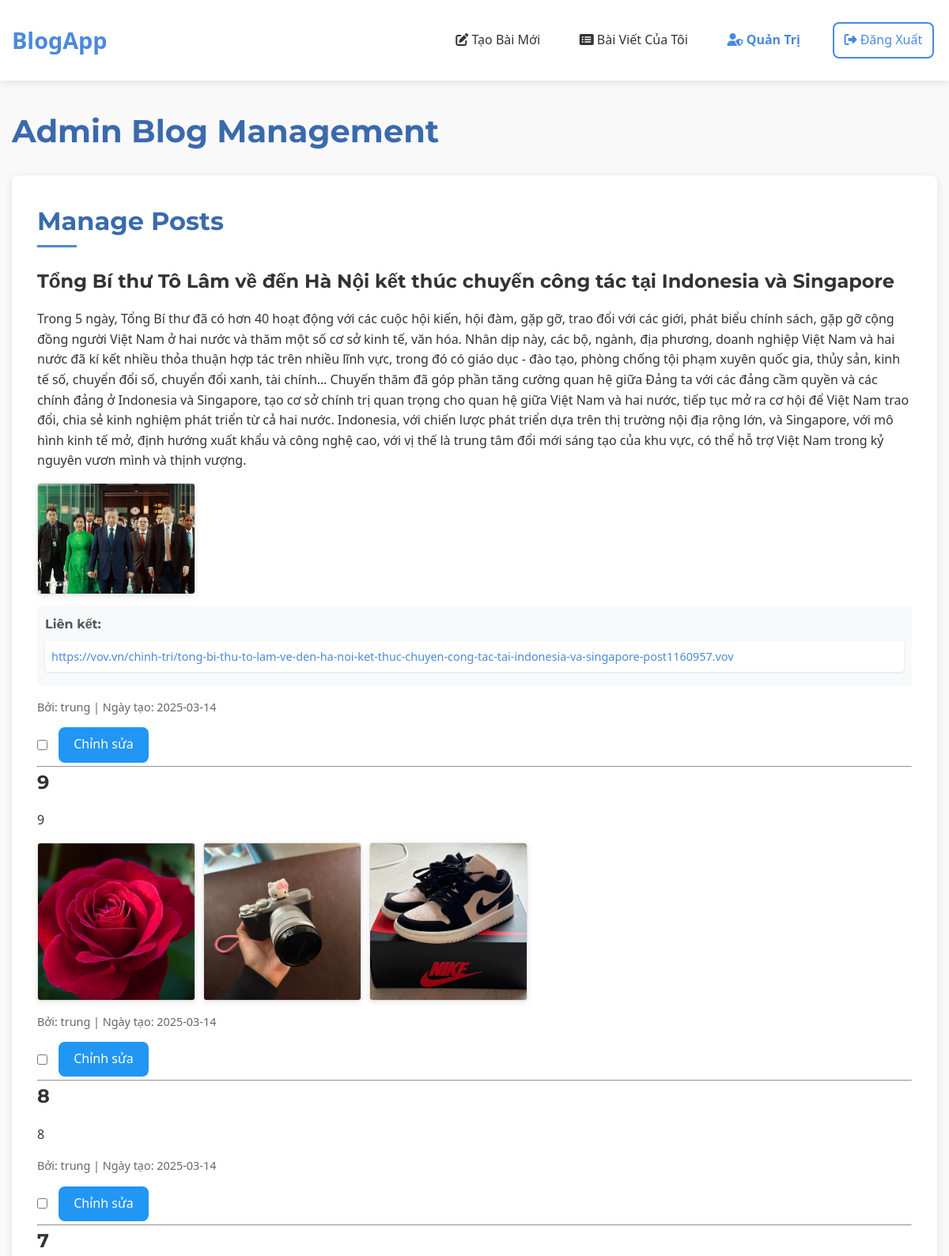
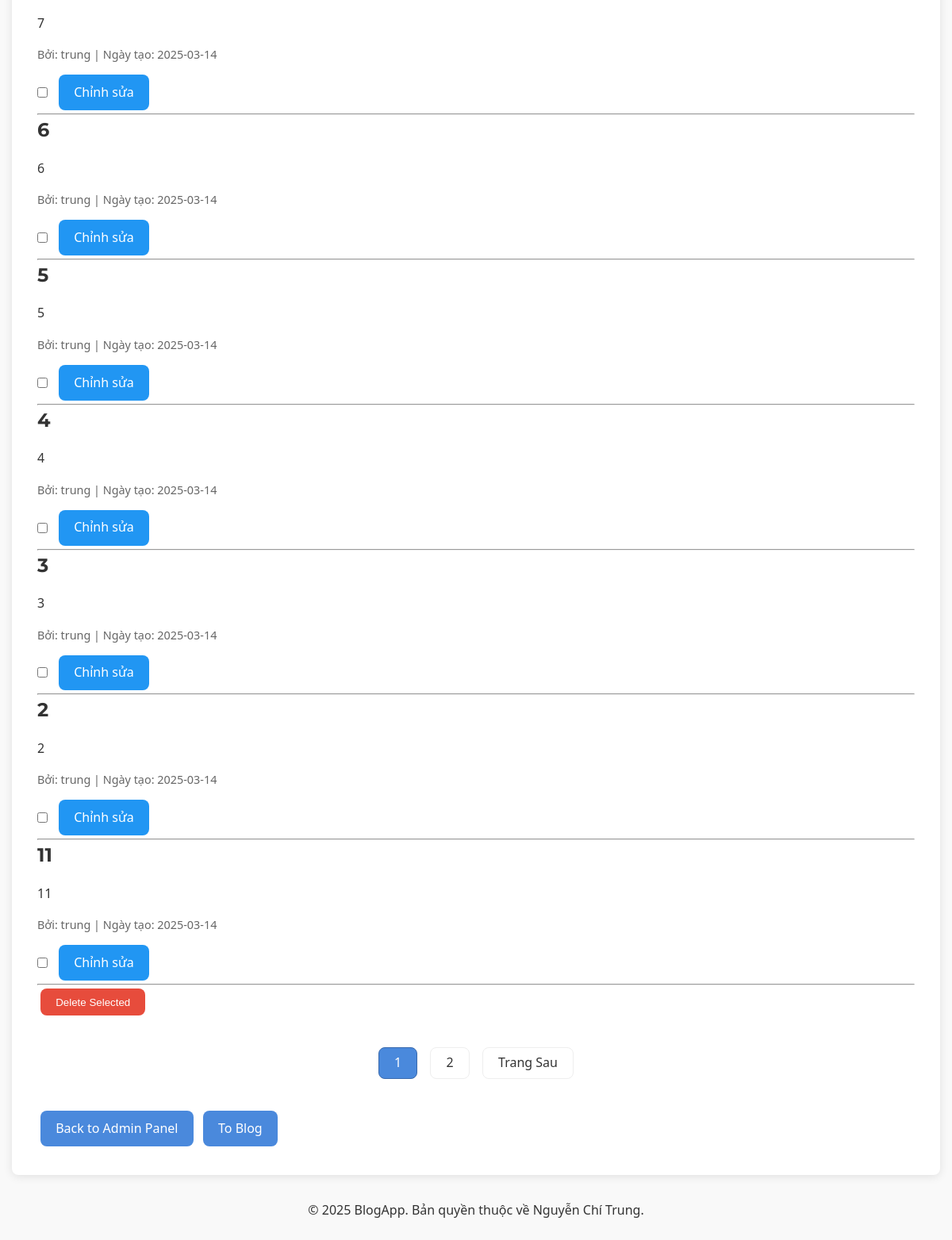
Page /admin/posts (signed in) on the committed database (2 pictures, top to bottom).
### tables this page shows
CREATE TABLE post (
  id INTEGER PRIMARY KEY AUTOINCREMENT,
  author_id INTEGER NOT NULL,
  created TIMESTAMP NOT NULL DEFAULT CURRENT_TIMESTAMP,
  title TEXT NOT NULL,
  text_content TEXT,
  FOREIGN KEY (author_id) REFERENCES user (id)
);

CREATE TABLE post_content (
  id INTEGER PRIMARY KEY AUTOINCREMENT,
  post_id INTEGER NOT NULL,
  content_type TEXT NOT NULL,  -- 'image' hoặc 'link'
  content TEXT NOT NULL,       -- đường dẫn hình ảnh hoặc URL
  display_order INTEGER NOT NULL,
  FOREIGN KEY (post_id) REFERENCES post (id) ON DELETE CASCADE
);

CREATE TABLE user (
  id INTEGER PRIMARY KEY AUTOINCREMENT,
  username TEXT UNIQUE NOT NULL,
  password TEXT NOT NULL,
  is_blocked BOOLEAN NOT NULL DEFAULT 0,
  is_admin BOOLEAN NOT NULL DEFAULT 0
);

### flaskr/blog.py (the view)
@bp.route('/admin/posts')
@login_required
def admin_posts():
    if not g.user['is_admin']:
        return redirect(url_for('blog.blog_index'))
    db = get_db()
    page = request.args.get('page', 1, type=int)
    per_page = 10
    offset = (page - 1) * per_page
    posts_rows = db.execute(
        'SELECT p.id, p.title, p.text_content, p.created, u.username, u.id as author_id'
        ' FROM post p JOIN user u ON p.author_id = u.id'
        ' ORDER BY p.created DESC LIMIT ? OFFSET ?',
        (per_page, offset)
    ).fetchall()
    posts = []
    for post_row in posts_rows:
        post = dict(post_row)
        contents = db.execute(
            'SELECT content_type, content, display_order'
            ' FROM post_content'
            ' WHERE post_id = ?'
            ' ORDER BY display_order',
            (post['id'],)
        ).fetchall()
        post['images'] = [c['content'] for c in contents if c['content_type'] == 'image']
        post['links'] = [c['content'] for c in contents if c['content_type'] == 'link']
        posts.append(post)
    total_posts = db.execute('SELECT COUNT(*) FROM post').fetchone()[0]
    total_pages = (total_posts + per_page - 1) // per_page
    return render_template('admin_posts.html', posts=posts, page=page, total_pages=total_pages)

### flaskr/__init__.py (called while the page is built)
def create_app(test_config=None):
    app = Flask(__name__, instance_relative_config=True)
    app.config.from_mapping(
        SECRET_KEY='dev',
        DATABASE=os.path.join(app.instance_path, 'flaskr.sqlite'),
    )
    if test_config is None:
        app.config.from_pyfile('config.py', silent=True)
    else:
        app.config.from_mapping(test_config)
    try:
        os.makedirs(app.instance_path)
    except OSError:
        pass
    from . import db
    db.init_app(app)
    from . import auth
    app.register_blueprint(auth.bp)
    from . import blog
    app.register_blueprint(blog.bp)
    @app.context_processor
    def inject_utilities():
        def get_year():
            return datetime.datetime.now().year
        return {'get_year': get_year}
    @app.route('/')
    def index():
        return redirect(url_for('blog.blog_index'))
    return app

### flaskr/auth.py (called while the page is built)
@bp.before_app_request
def load_logged_in_user():
    user_id = session.get('user_id')
    if user_id is None:
        g.user = None
    else:
        g.user = get_db().execute(
            'SELECT * FROM user WHERE id = ?', (user_id,)
        ).fetchone()  # fetchone() trả về một sqlite3.Row

def login_required(view):
    @functools.wraps(view)
    def wrapped_view(**kwargs):
        if g.user is None:
            return redirect(url_for('auth.login'))
        return view(**kwargs)
    return wrapped_view

### flaskr/db.py (called while the page is built)
def get_db():
    if 'db' not in g:
        g.db = sqlite3.connect(
            current_app.config['DATABASE'],
            detect_types=sqlite3.PARSE_DECLTYPES
        )
        g.db.row_factory = sqlite3.Row
    return g.db

### flaskr/templates/admin_posts.html (shortened to what this page needs)
{% extends 'base.html' %}
{% block header %}
  <h1>Admin Blog Management</h1>
{% endblock %}
{% block content %}
<section class="admin-section">
  <h2>Manage Posts</h2>
  <form action="{{ url_for('blog.delete_multiple_posts') }}" method="post" class="form-list">
    {% for post in posts %}
      <div class="post-item {% if post.is_admin %}admin{% endif %}">
        <h3>{{ post.title }}</h3>
        {% if post.text_content %}
        <div class="post-text">
          {{ post.text_content }}
        </div>
        {% endif %}
        {% if post.images %}
        <div class="post-images">
          {% for image in post.images %}
          <div class="image-container">
            <img src="{{ image }}" alt="Hình ảnh" class="post-image">
          </div>
          {% endfor %}
        </div>
        {% endif %}
        {% if post.links %}
        <div class="post-links">
          <h4>Liên kết:</h4>
          <ul>
            {% for link in post.links %}
            <li><a href="{{ link }}" target="_blank">{{ link }}</a></li>
            {% endfor %}
          </ul>
        </div>
        {% endif %}
        <div class="post-meta">
          <span>Bởi: {{ post.username }} | Ngày tạo: {{ post.created.strftime('%Y-%m-%d') }}</span>
        </div>
        <div class="post-actions">
          <input type="checkbox" name="post_ids" value="{{ post.id }}">
          <a class="btn edit" href="{{ url_for('blog.update', id=post.id) }}">Chỉnh sửa</a>
        </div>
      </div>
      <hr>
    {% endfor %}
    <input class="btn danger" type="submit" value="Delete Selected" onclick="return confirm('Are you sure you want to delete the selected posts?');">
  </form>
  <div class="pagination">
    {% for p in range(1, total_pages + 1) %}
      <a class="btn {% if p == page %}active{% endif %}" href="{{ url_for('blog.admin_posts', page=p) }}">{{ p }}</a>
    {% endfor %}
    {% if page < total_pages %}
      <a class="btn" href="{{ url_for('blog.admin_posts', page=page+1) }}">Trang Sau</a>
    {% endif %}
  </div>
  <div class="navigation-links">
    <a class="btn" href="{{ url_for('blog.admin') }}">Back to Admin Panel</a>
    <a class="btn" href="{{ url_for('blog.blog_index') }}">To Blog</a>
  </div>
</section>
{% endblock %}

### flaskr/static/style.css (style rules this page uses)
:root { --primary-color: #4a89dc; --primary-dark: #3a6aad; --primary-light: #6a99e9; --secondary-color: #5cb85c; --danger-color: #e74c3c; --warning-color: #f0ad4e; --text-color: #333; --text-light: #888; --bg-color: #f9f9f9; --light-gray: #eee; --dark-gray: #555; --border-radius: 8px; --box-shadow: 0 2px 12px rgba(0, 0, 0, 0.1); --transition: all 0.3s ease; --font-primary: 'Segoe UI', Tahoma, Geneva, Verdana, sans-serif; --font-heading: 'Montserrat', sans-serif; }
* { margin: 0; padding: 0; box-sizing: border-box; }
body { font-family: var(--font-primary); color: var(--text-color); background-color: var(--bg-color); line-height: 1.6; padding-bottom: 50px; }
a { color: var(--primary-color); text-decoration: none; transition: var(--transition); }
h1, h2, h3, h4, h5, h6 { font-family: var(--font-heading); margin-bottom: 1rem; color: var(--text-color); }
h1 { font-size: 2.5rem; font-weight: 700; color: var(--primary-dark); }
h2 { font-size: 2rem; position: relative; padding-bottom: 0.5rem; margin-bottom: 1.5rem; }
h2:after { content: ''; position: absolute; left: 0; bottom: 0; height: 3px; width: 50px; background-color: var(--primary-color); }
h3 { font-size: 1.5rem; }
.btn { display: inline-block; padding: 0.6rem 1.2rem; border-radius: var(--border-radius); font-weight: 500; text-align: center; cursor: pointer; border: none; transition: var(--transition); text-transform: none; margin: 0.25rem; background-color: var(--primary-color); color: white; }
.btn.danger { background-color: var(--danger-color); color: white; }
.post-meta { font-size: 0.9rem; color: var(--text-light); display: flex; align-items: center; gap: 0.5rem; }
.post-text { margin-bottom: 1rem; line-height: 1.7; }
.post-images { display: flex; flex-wrap: wrap; gap: 10px; margin: 1rem 0; }
.image-container { position: relative; overflow: hidden; border-radius: 8px; box-shadow: 0 2px 8px rgba(0, 0, 0, 0.1); max-width: 200px; max-height: 200px; }
.post-image { width: 100%; height: 100%; object-fit: cover; transition: transform 0.3s ease; }
.post-links { background-color: var(--light-gray); border-radius: var(--border-radius); padding: 1rem; margin: 1rem 0; }
.post-links h4 { margin-bottom: 0.5rem; font-size: 1rem; color: var(--dark-gray); }
.post-links ul { list-style: none; padding-left: 0; }
.post-links li { margin-bottom: 0.5rem; }
.post-links a { display: block; padding: 0.5rem; background-color: white; border-radius: 4px; font-size: 0.9rem; box-shadow: 0 1px 3px rgba(0, 0, 0, 0.1); transition: var(--transition); overflow: hidden; text-overflow: ellipsis; white-space: nowrap; }
.post-actions { display: flex; gap: 0.5rem; }
.pagination { display: flex; justify-content: center; gap: 0.5rem; margin: 2rem 0; }
.pagination .btn { min-width: 40px; height: 40px; display: flex; align-items: center; justify-content: center; background-color: white; color: var(--text-color); border: 1px solid var(--light-gray); }
.pagination .btn.active { background-color: var(--primary-color); color: white; border-color: var(--primary-dark); }
.admin-section { background-color: white; border-radius: var(--border-radius); box-shadow: var(--box-shadow); padding: 2rem; margin-bottom: 2rem; }
.admin-section h2 { color: var(--primary-dark); margin-bottom: 1.5rem; }

### flaskr/templates/admin_posts.html (style rules this page uses)
.post-images { display: flex; flex-wrap: wrap; gap: 10px; margin: 15px 0; }
.image-container { max-width: 200px; max-height: 200px; overflow: hidden; border: 1px solid #ddd; border-radius: 4px; }
.post-image { width: 100%; height: 100%; object-fit: cover; }
.post-links { margin: 15px 0; padding: 10px; background-color: #f8f9fa; border-radius: 4px; }
.post-text { margin: 15px 0; line-height: 1.6; }
.post-actions { margin-top: 10px; display: flex; align-items: center; gap: 10px; }
.edit { background-color: #2196F3; color: white; }
.post-meta { font-size: 0.9em; color: #666; margin-top: 10px; }

### rows in the picture
post: title "Tổng Bí thư Tô Lâm về đến Hà Nội kết thúc chuyến công tác tại Indonesia và Singapore", text_content "Trong 5 ngày, Tổng Bí thư đã có hơn 40 hoạt động với các cuộc hội kiến, hội đàm, gặp gỡ, trao đổi với các giới, phát biểu chính sách, gặp gỡ cộng đồng người Việt Nam ở hai nước và thăm một số cơ sở kinh tế, văn hóa. Nhân dịp này, các bộ, ngành, địa phương, doanh nghiệp Việt Nam và hai nước đã kí kết nhiều thỏa thuận hợp tác trên nhiều lĩnh vực, trong đó có giáo dục - đào tạo, phòng chống tội phạm xuyên quốc gia, thủy sản, kinh tế số, chuyển đổi số, chuyển đổi xanh, tài chính… Chuyến thăm đã góp phần tăng cường quan hệ giữa Đảng ta với các đảng cầm quyền và các chính đảng ở Indonesia và Singapore, tạo cơ sở chính trị quan trọng cho quan hệ giữa Việt Nam và hai nước, tiếp tục mở ra cơ hội để…", username "trung", created "2025-03-14"
post_content: content (picture)
post_content: content "https://vov.vn/chinh-tri/tong-bi-thu-to-lam-ve-den-ha-noi-ket-thuc-chuyen-cong-tac-tai-indonesia-va-singapore-post1160957.vov"
post: title "9", text_content "9", username "trung", created "2025-03-14"
post_content: content (picture)
post_content: content (picture)
post_content: content (picture)
post: title "8", text_content "8", username "trung", created "2025-03-14"
post: title "7", text_content "7", username "trung", created "2025-03-14"
post: title "6", text_content "6", username "trung", created "2025-03-14"
post: title "5", text_content "5", username "trung", created "2025-03-14"
post: title "4", text_content "4", username "trung", created "2025-03-14"
post: title "3", text_content "3", username "trung", created "2025-03-14"
post: title "2", text_content "2", username "trung", created "2025-03-14"
post: title "11", text_content "11", username "trung", created "2025-03-14"

### other values in the picture
{{ p }} "1" "2"
{{ get_year() }} "2025"
